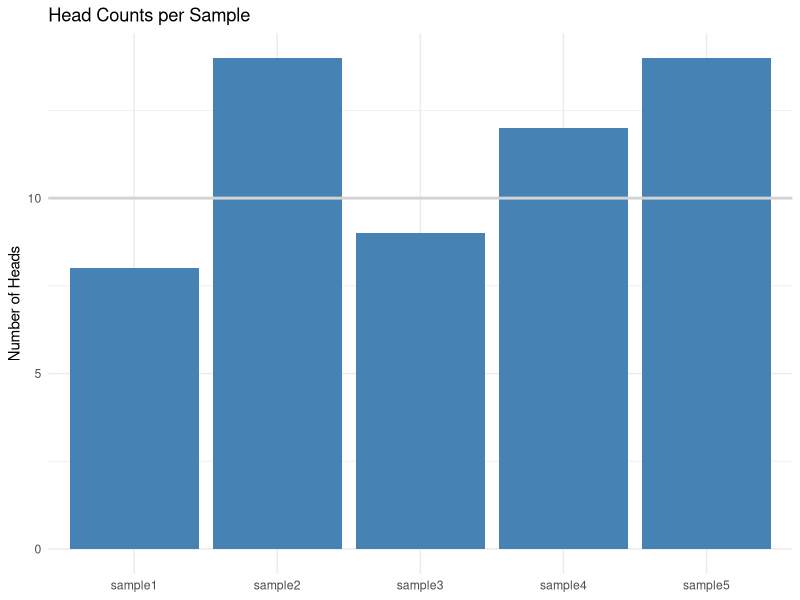
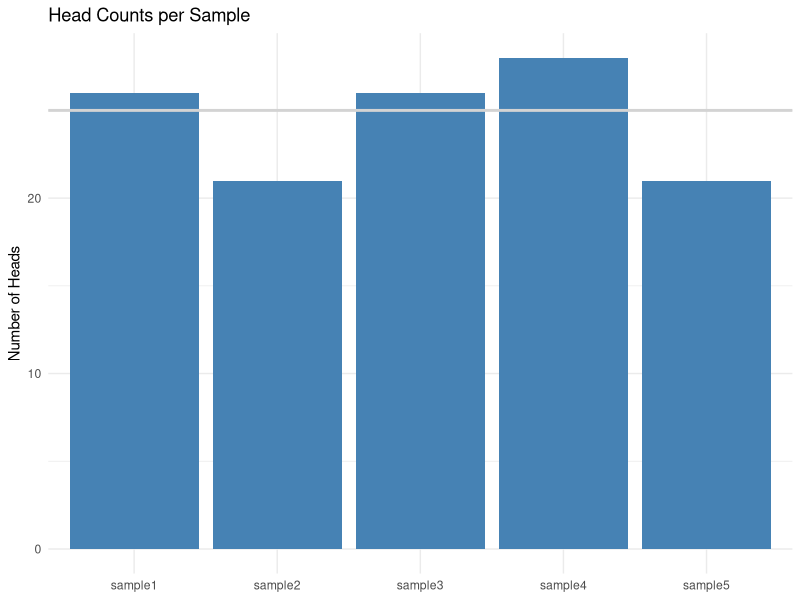

Here is the R script that generated these plots, in order:
## ---- chunk 1
library(tidyverse)
library(reshape2)

knitr::opts_chunk$set(
  echo = FALSE,
  warning = FALSE,
  message = FALSE
)

## ---- chunk 2
df <- tibble(n = seq(1:20),
             sample1 = rbinom(20, 1, 0.5),
             sample2 = rbinom(20, 1, 0.5),
             sample3 = rbinom(20, 1, 0.5),
             sample4 = rbinom(20, 1, 0.5),
             sample5 = rbinom(20, 1, 0.5))

knitr::kable(df, align = c('c','c','c','c','c','c'), format="pandoc", caption = "Table of Results (0 = Tails, 1 = Heads)")
## ---- chunk 3
groupdf <- melt(df[c("sample1","sample2","sample3","sample4","sample5")], variable.name = "samplen", id.vars = 0)

ggplot(groupdf, mapping = aes(samplen, value)) + geom_bar(stat = "identity", fill = "steelblue") + labs(x=NULL, y="Number of Heads", title = "Head Counts per Sample") + geom_hline(yintercept = 10, colour = "light gray", size = 1) + theme_minimal()

summary(df[2:6])
## ---- chunk 4
sampledf <- tibble(n = seq(1:5),
                   total = apply(df[2:6], 2, sum),
                   avgs = apply(df[2:6], 2, mean)
                   )

sampleMean <- mean(sampledf$avgs)
sampleErr <- sqrt(((10 - mean(sampledf$avgs))^2)/5)
## ---- chunk 5
df1 <- tibble(n = seq(1:50),
             sample1 = rbinom(50, 1, 0.5),
             sample2 = rbinom(50, 1, 0.5),
             sample3 = rbinom(50, 1, 0.5),
             sample4 = rbinom(50, 1, 0.5),
             sample5 = rbinom(50, 1, 0.5))

groupdf1 <- melt(df1[c("sample1","sample2","sample3","sample4","sample5")], variable.name = "samplen", id.vars = 0)

ggplot(groupdf1, mapping = aes(samplen, value)) + geom_bar(stat = "identity", fill = "steelblue") + labs(x=NULL, y="Number of Heads", title = "Head Counts per Sample") + geom_hline(yintercept = 25, colour = "light gray", size = 1) + theme_minimal()

summary(df1[2:6])

sampledf1 <- tibble(n = seq(1:5),
                   total = apply(df1[2:6], 2, sum),
                   avgs = apply(df1[2:6], 2, mean)
                   )

sampleMean1 <- mean(sampledf1$avgs)
sampleErr1 <- sqrt(((25 - sampleMean1)^2)/5)
